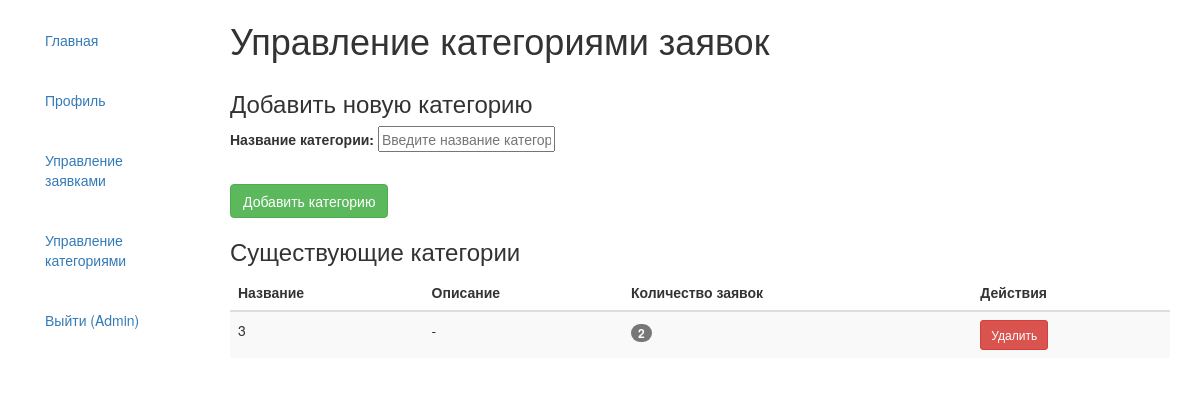
/management/categories/ (signed in), run on an earlier commit of the app's database.
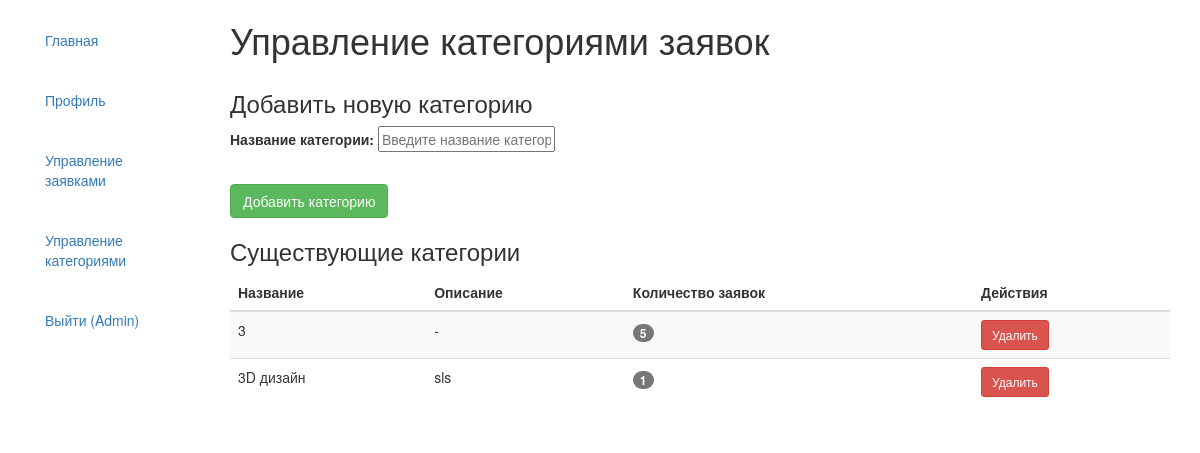
And on a later commit of the database.
### main/models.py (models this page shows, shortened)
class Category(models.Model):
    name = models.CharField(
        max_length=100,
        verbose_name='Название категории',
        unique=True
    )
    description = models.TextField(
        verbose_name='Описание категории',
        blank=True
    )
    class Meta:
            verbose_name = 'Категория'
            verbose_name_plural = 'Категории'
            ordering = ['name']

### main/views.py (the view)
# urls.py: path('management/categories/', views.manage_categories, name='manage_categories'),
@admin_required
def manage_categories(request):
    categories = Category.objects.all().order_by('name')
    if request.method == 'POST':
        form = CategoryForm(request.POST)
        if form.is_valid():
            form.save()
            return redirect('main:manage_categories')
    else:
        form = CategoryForm()
    return render(request, 'main/manage_categories.html', {
        'categories': categories,
        'form': form
    })

### main/forms.py
class CategoryForm(forms.ModelForm):
    class Meta:
        model = Category
        fields = ['name']
        widgets = {
            'name': forms.TextInput(attrs={
                'placeholder': 'Введите название категории'
            }),
        }
        labels = {
            'name': 'Название категории',
        }

### main/views.py (called while the page is built)
def admin_required(function=None):
    actual_decorator = user_passes_test(
        lambda u: u.is_superuser,
        login_url='/'
    )
    if function:
        return actual_decorator(function)
    return actual_decorator

### main/templates/main/manage_categories.html (shortened to what this page needs)
{% extends "base_generic.html" %}
{% block content %}
<div class="container-fluid">
    <div class="row">
        <div class="col-md-8">
            <h1>Управление категориями заявок</h1>
        </div>
    </div>
    <div class="card mb-4">
        <div class="card-header">
            <h3 class="mb-0">Добавить новую категорию</h3>
        </div>
        <div class="card-body">
            <form method="post">
                <div class="row">
                    <div class="col-md-6">
                        <div class="form-group">
                            {{ form.name.label_tag }}
                            {{ form.name }}
                        </div>
                    </div>
                </div>
                <div class="row">
                    <div class="col-md-8">
                    </div>
                </div>
                <button type="submit" class="btn btn-success">Добавить категорию</button>
            </form>
        </div>
    </div>
    <div class="card">
        <div class="card-header">
            <h3 class="mb-0">Существующие категории</h3>
        </div>
        <div class="card-body">
            {% if categories %}
                <div class="table-responsive">
                    <table class="table table-striped">
                        <thead>
                            <tr>
                                <th>Название</th>
                                <th>Описание</th>
                                <th>Количество заявок</th>
                                <th>Действия</th>
                            </tr>
                        </thead>
                        <tbody>
                            {% for category in categories %}
                            <tr>
                                <td>{{ category.name }}</td>
                                <td>{{ category.description|default:"-" }}</td>
                                <td>
                                    <span class="badge badge-primary">
                                        {{ category.application_set.count }}
                                    </span>
                                </td>
                                <td>
                                    <form method="post" action="{% url 'main:delete_category' category.id %}"
                                        onsubmit="return confirm('Вы уверены, что хотите удалить категорию \'{{ category.name }}\'?{% if category.application_set.count > 0 %}\n\nБудет также удалено заявок: {{ category.application_set.count }}{% endif %}\n\nЭто действие нельзя отменить!')">
                                        <button type="submit" class="btn btn-danger btn-sm">
                                            Удалить
                                        </button>
                                    </form>
                                </td>
                            </tr>
                            {% endfor %}
                        </tbody>
                    </table>
                </div>
            {% else %}
                <div class="alert alert-info">
                    Категории еще не добавлены.
                </div>
            {% endif %}
        </div>
    </div>
</div>
{% endblock %}

What changed in the data, as far as the page shows it:
computed for Category (number 1 of 2 on the later page): application_set.count "2" → "5"
added Category: name "3D дизайн", description "sls", application_set.count "1"
